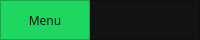
     <widget class="QFrame" name="top_bar">
      <property name="maximumSize">
       <size>
        <width>16777215</width>
        <height>40</height>
       </size>
      </property>
      <property name="styleSheet">
       <string notr="true">background-color: rgb(18, 18, 18);</string>
      </property>
      <property name="frameShape">
       <enum>QFrame::NoFrame</enum>
      </property>
      <property name="frameShadow">
       <enum>QFrame::Raised</enum>
      </property>
      <layout class="QHBoxLayout" name="horizontalLayout">
       <property name="spacing">
        <number>0</number>
       </property>
       <property name="leftMargin">
        <number>0</number>
       </property>
       <property name="topMargin">
        <number>0</number>
       </property>
       <property name="rightMargin">
        <number>0</number>
       </property>
       <property name="bottomMargin">
        <number>0</number>
       </property>
       <item>
        <widget class="QFrame" name="frame_toggle">
         <property name="maximumSize">
          <size>
           <width>90</width>
           <height>40</height>
          </size>
         </property>
         <property name="styleSheet">
          <string notr="true">background-color: rgb(30, 215, 96);</string>
         </property>
         <property name="frameShape">
          <enum>QFrame::StyledPanel</enum>
         </property>
         <property name="frameShadow">
          <enum>QFrame::Raised</enum>
         </property>
         <layout class="QVBoxLayout" name="verticalLayout_2">
          <property name="spacing">
           <number>0</number>
          </property>
          <property name="leftMargin">
           <number>0</number>
          </property>
          <property name="topMargin">
           <number>0</number>
          </property>
          <property name="rightMargin">
           <number>0</number>
          </property>
          <property name="bottomMargin">
           <number>0</number>
          </property>
          <item>
           <widget class="QPushButton" name="btn_toggle">
            <property name="sizePolicy">
             <sizepolicy hsizetype="Expanding" vsizetype="Expanding">
              <horstretch>0</horstretch>
              <verstretch>0</verstretch>
             </sizepolicy>
            </property>
            <property name="font">
             <font>
              <family>.Aqua Kana</family>
             </font>
            </property>
            <property name="styleSheet">
             <string notr="true">color: rgb(18, 18, 18);
border: 0px solid;
</string>
            </property>
            <property name="text">
             <string>Menu</string>
            </property>
           </widget>
          </item>
         </layout>
        </widget>
       </item>
       <item>
        <widget class="QFrame" name="frame_top">
         <property name="frameShape">
          <enum>QFrame::StyledPanel</enum>
         </property>
         <property name="frameShadow">
          <enum>QFrame::Raised</enum>
         </property>
        </widget>
       </item>
      </layout>
     </widget>
